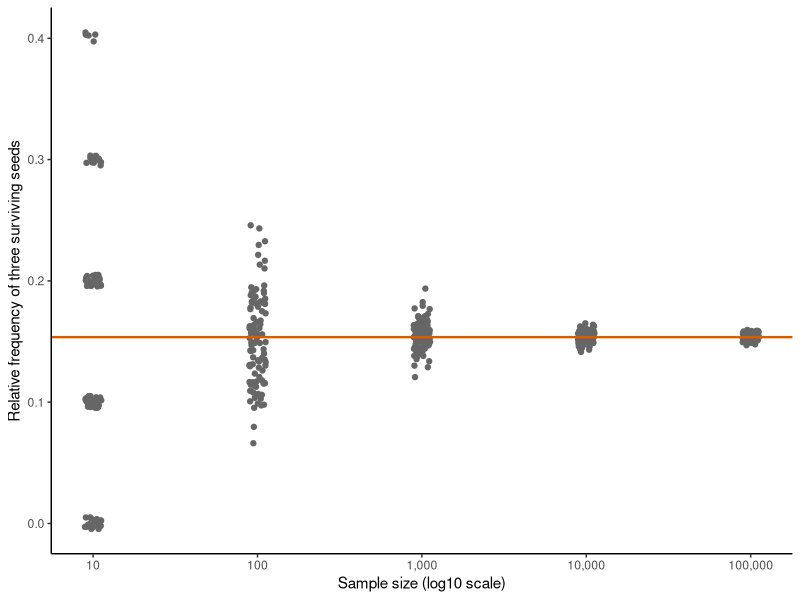
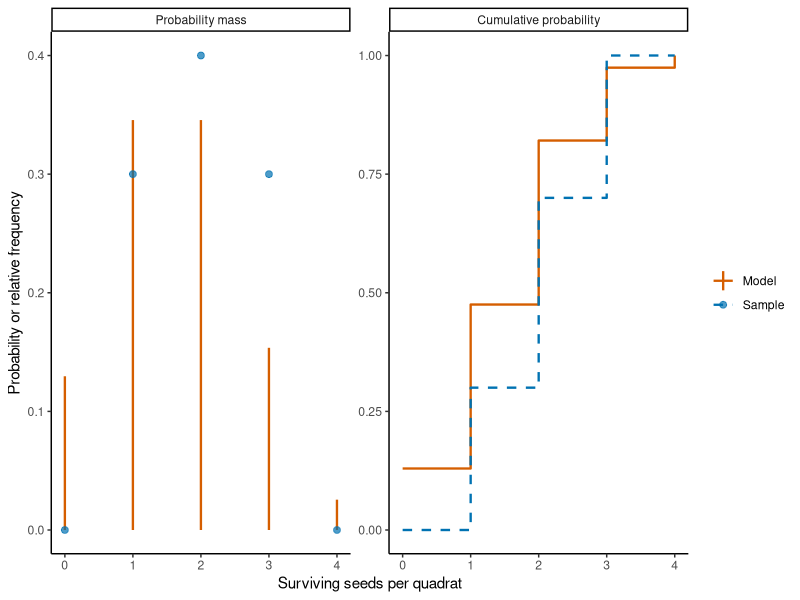
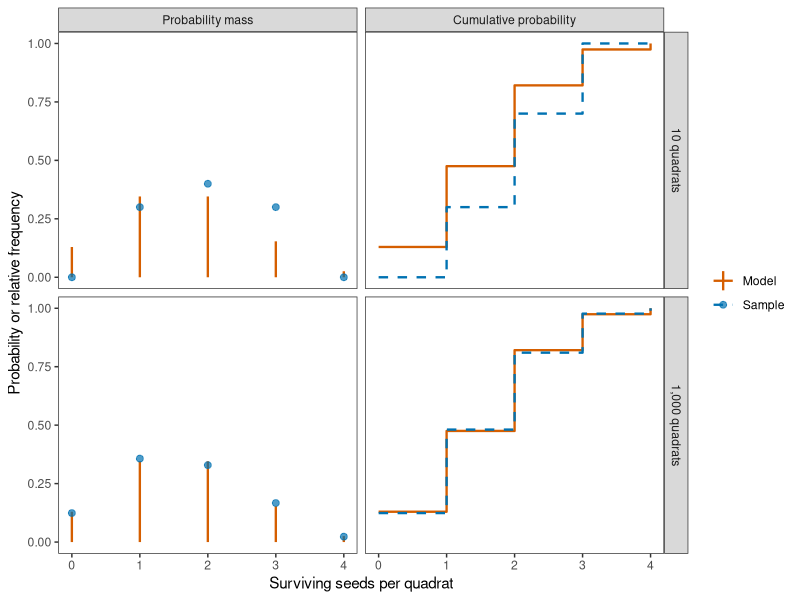
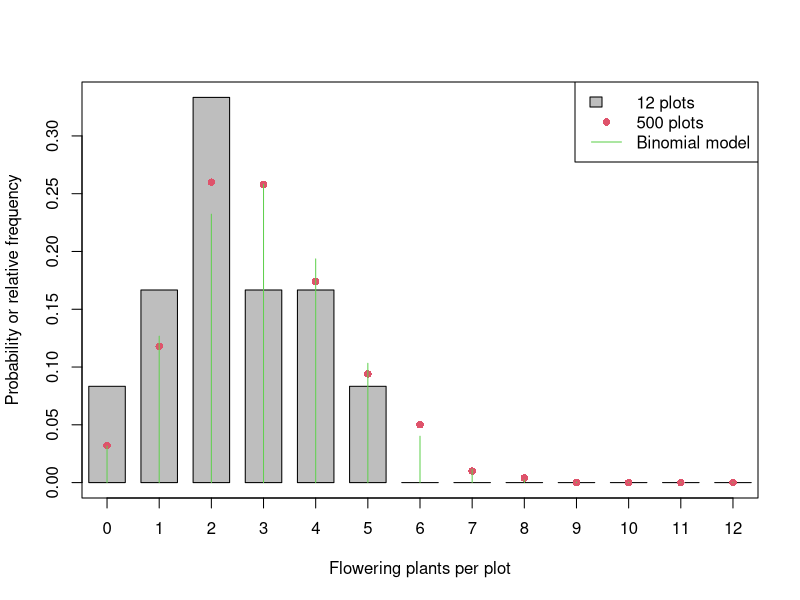
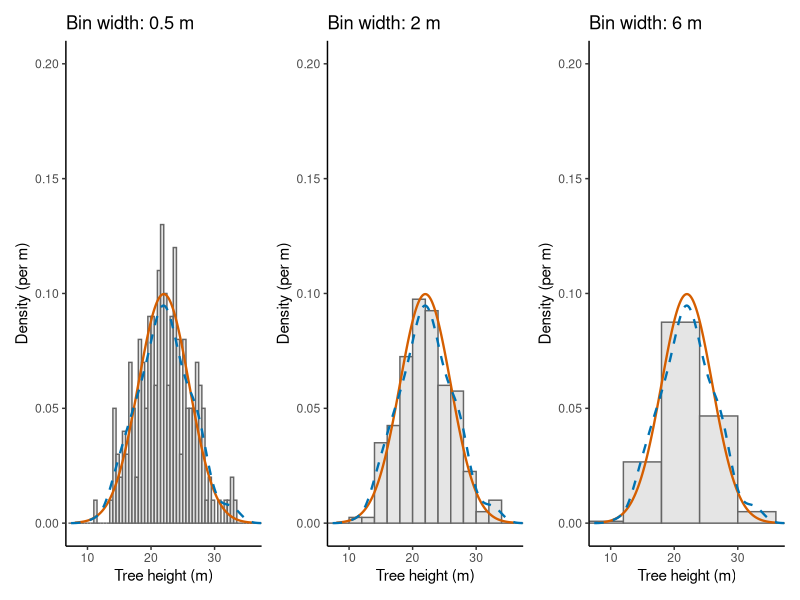
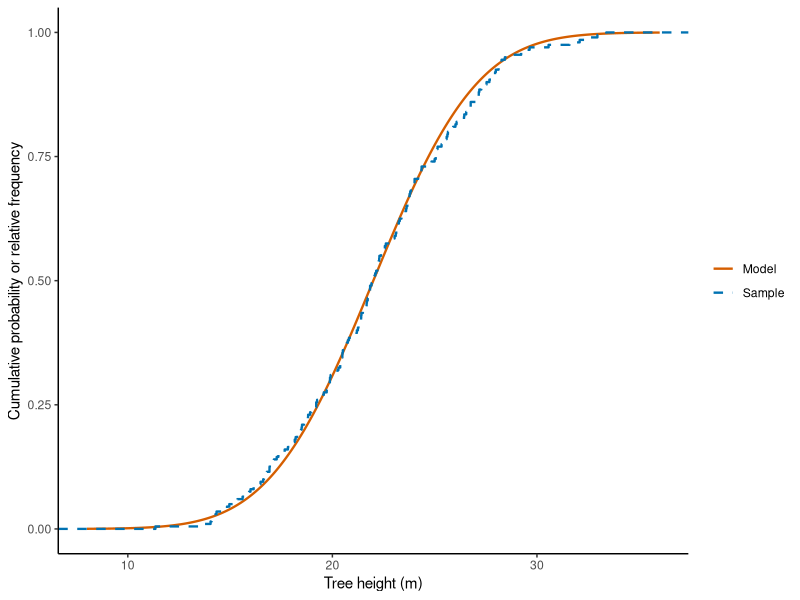
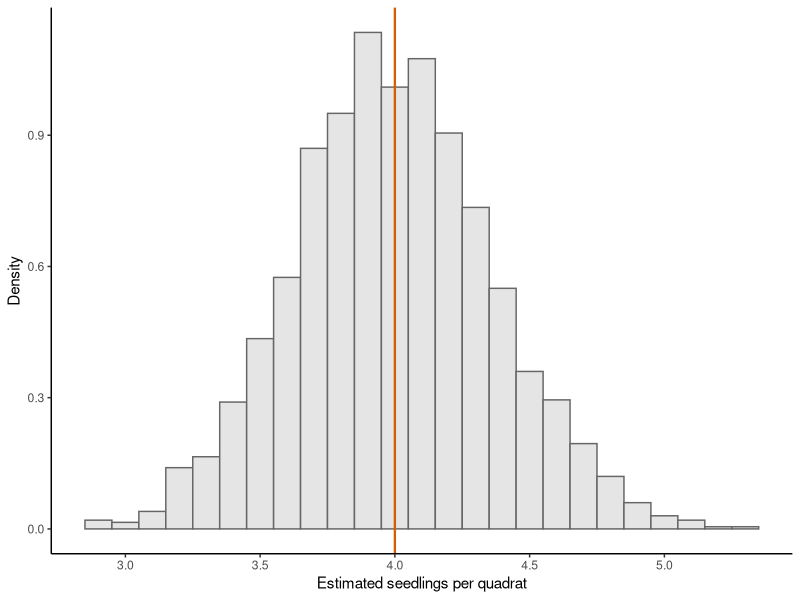
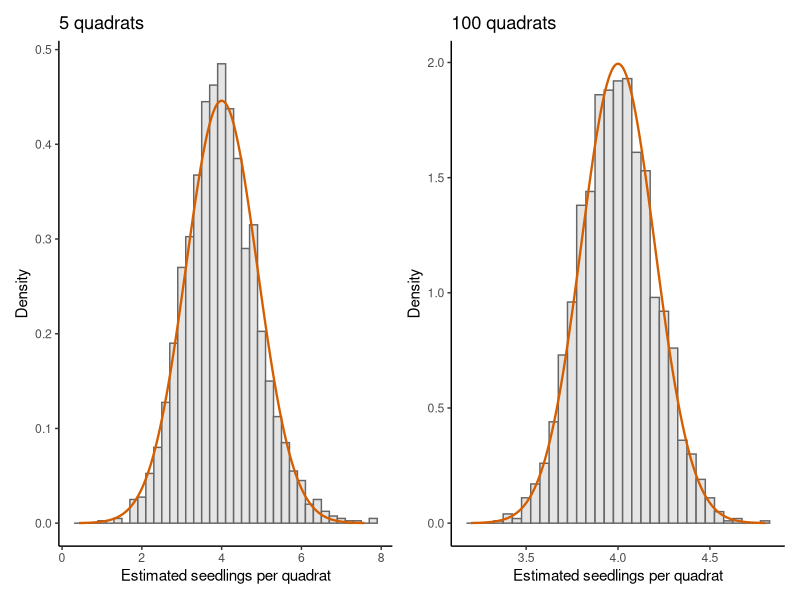

Reproduce these figures in R, in order.
## ---- chunk 1
#| include: false
# Load ggplot2 for the consistently formatted rendered figures in this chapter.
library(ggplot2)
## ---- chunk 2
# Parameters of the Binomial model of seed survival used in Chapter 2.
seed_count = 4
seed_survival_probability = 0.4
# Simulate ten quadrats from the Binomial model.
set.seed(seed = 123)
n_quadrats = 10
sample_survivors = rbinom(
  n = n_quadrats,
  size = seed_count,
  prob = seed_survival_probability
)
## ---- chunk 3
# Count each possible value and divide by the sample size.
seed_values = seq.int(from = 0, to = seed_count)
count_survivors = table(factor(x = sample_survivors, levels = seed_values))
relative_frequency = count_survivors / length(sample_survivors)
relative_frequency
## ---- chunk 4
# Put the sample frequencies beside the model probabilities for comparison.
data.frame(
  seed_count = seed_values,
  relative_frequency = as.numeric(x = relative_frequency),
  probability = dbinom(
    x = seed_values,
    size = seed_count,
    prob = seed_survival_probability
  )
)
## ---- chunk 5
# Compare relative frequencies for several sample sizes with the model.
set.seed(123)
sample_sizes = 10^(seq_len(length.out = 5))
seed_values = seq.int(from = 0, to = seed_count)

all_frequencies = matrix(NA, nrow = length(seed_values),
                         ncol = length(sample_sizes) + 1)
colnames(all_frequencies) = c(as.character(sample_sizes), "theory")

for (i in seq_along(sample_sizes)) {
  sample_survivors = rbinom(
    n = sample_sizes[i],
    size = seed_count,
    prob = seed_survival_probability
  )
  count_survivors = table(factor(
    x = sample_survivors,
    levels = seed_values
  ))
  all_frequencies[, i] = as.numeric(count_survivors) / sample_sizes[i]
}
all_frequencies[, length(sample_sizes) + 1] = dbinom(
  x = seed_values,
  size = seed_count,
  prob = seed_survival_probability
)
round(all_frequencies, 3)
## ---- chunk 6
#| echo: false
#| eval: true
#| label: fig-relative-frequency-convergence
#| fig-cap: "Relative frequencies of exactly three surviving seeds for simulated samples of different sizes. The horizontal line is the probability assigned by the Binomial distribution."
# Repeatedly simulate samples and retain the relative frequency of three survivors.
set.seed(seed = 20261003)
seed_count = 4
seed_survival_probability = 0.4
target_count = 3
sample_sizes = 10^(seq_len(length.out = 5))
n_repetitions = 100

repeated_frequencies = data.frame(
  sample_size = numeric(),
  relative_frequency = numeric()
)

for (sample_size in sample_sizes) {
  relative_frequency = numeric(length = n_repetitions)

  for (repetition in seq_len(n_repetitions)) {
    sample_survivors = rbinom(
      n = sample_size,
      size = seed_count,
      prob = seed_survival_probability
    )
    relative_frequency[repetition] = mean(sample_survivors == target_count)
  }

  repeated_frequencies = rbind(
    repeated_frequencies,
    data.frame(
      sample_size = sample_size,
      relative_frequency = relative_frequency
    )
  )
}

# Calculate the model probability that the figure uses as a reference line.
probability = dbinom(
  x = target_count,
  size = seed_count,
  prob = seed_survival_probability
)

ggplot(
  repeated_frequencies,
  aes(
    x = sample_size,
    y = relative_frequency,
    group = sample_size
  )
) +
  geom_point(colour = "grey40",
             position = position_jitter(width = 0.05, height = 0.005)) +
  geom_hline(
    yintercept = probability,
    colour = "#D55E00",
    linewidth = 0.8
  ) +
  scale_x_log10(
    breaks = sample_sizes,
    labels = c("10", "100", "1,000", "10,000", "100,000")
  ) +
  labs(
    x = "Sample size (log10 scale)",
    y = "Relative frequency of three surviving seeds"
  ) +
  theme_classic()
## ---- chunk 7
#| echo: false
#| eval: true
#| fig-width: 9
#| fig-height: 4
#| label: fig-ecdf
#| fig-cap: "Empirical and model distribution for a sample of ten quadrats in the example on seed survival."
# Simulate a sample and calculate its empirical distribution.
set.seed(142)
seed_count = 4
seed_survival_probability = 0.4
n_quadrats = 10
seed_values = seq.int(from = 0, to = seed_count)
model_mass = dbinom(
  x = seed_values, size = seed_count, prob = seed_survival_probability
)
model_cumulative = pbinom(
  q = seed_values, size = seed_count, prob = seed_survival_probability
)
sample_survivors = rbinom(
  n = n_quadrats, size = seed_count, prob = seed_survival_probability
)
count_survivors = table(factor(x = sample_survivors, levels = seed_values))
relative_frequency = as.numeric(count_survivors) / n_quadrats
cumulative_relative_frequency = cumsum(relative_frequency)

model_comparison_data = rbind(
  data.frame(
    surviving_seeds = seed_values,
    value = model_mass,
    quantity = "Probability mass",
    series = "Model"
  ),
  data.frame(
    surviving_seeds = seed_values,
    value = relative_frequency,
    quantity = "Probability mass",
    series = "Sample"
  ),
  data.frame(
    surviving_seeds = seed_values,
    value = model_cumulative,
    quantity = "Cumulative probability",
    series = "Model"
  ),
  data.frame(
    surviving_seeds = seed_values,
    value = cumulative_relative_frequency,
    quantity = "Cumulative probability",
    series = "Sample"
  )
)
model_comparison_data$quantity = factor(
  model_comparison_data$quantity,
  levels = c("Probability mass", "Cumulative probability")
)

# Use different geometries as well as colours to distinguish the model and sample.
ggplot() +
  geom_linerange(
    data = subset(
      model_comparison_data,
      quantity == "Probability mass" & series == "Model"
    ),
    aes(x = surviving_seeds, ymin = 0, ymax = value, colour = series),
    linewidth = 0.8
  ) +
  geom_point(
    data = subset(
      model_comparison_data,
      quantity == "Probability mass" & series == "Sample"
    ),
    aes(x = surviving_seeds, y = value, colour = series),
    alpha = 0.7,
    size = 2
  ) +
  geom_step(
    data = subset(model_comparison_data, quantity == "Cumulative probability"),
    aes(x = surviving_seeds, y = value, colour = series, linetype = series),
    direction = "hv",
    linewidth = 0.8
  ) +
  facet_wrap(~quantity, nrow = 1, scales = "free_y") +
  scale_colour_manual(values = c(Model = "#D55E00", Sample = "#0072B2")) +
  scale_linetype_manual(values = c(Model = "solid", Sample = "dashed")) +
  scale_x_continuous(breaks = seed_values) +
  labs(
    x = "Surviving seeds per quadrat",
    y = "Probability or relative frequency",
    colour = NULL,
    linetype = NULL
  ) +
  theme_classic()
## ---- chunk 8
# Simulate a small sample and calculate its weighted and ordinary means.
set.seed(123)
n_quadrats = 10
seed_count = 4
seed_survival_probability = 0.4
seed_values = seq.int(from = 0, to = seed_count)
sample_survivors = rbinom(
  n = n_quadrats, size = seed_count, prob = seed_survival_probability
)
count_survivors = table(factor(x = sample_survivors, levels = seed_values))
relative_frequency = as.numeric(count_survivors) / n_quadrats
weighted_average = sum(relative_frequency * seed_values)
sample_mean = mean(sample_survivors)
c(weighted_average, sample_mean)
## ---- chunk 9
# Calculate the variance of the empirical distribution
empirical_variance = sum((seed_values - weighted_average)^2 * relative_frequency)
sample_variance = var(sample_survivors)
c(empirical_variance, sample_variance)
## ---- chunk 10
# Use type = 1 so the empirical quantile is one of the observed counts.
quantile(x = sample_survivors, probs = 0.5, type = 1)
## ---- chunk 11
#| echo: false
#| eval: true
#| label: fig-ecdf-binom
#| fig-width: 9
#| fig-height: 8
#| fig-cap: "Model probabilities and sample frequencies for 10 quadrats (top) and 1,000 quadrats (bottom)."
# Compare empirical distributions at two sample sizes.
set.seed(142)
seed_count = 4
seed_survival_probability = 0.4
seed_values = seq.int(from = 0, to = seed_count)
sample_sizes = c(10, 1000)
model_mass = dbinom(
  x = seed_values, size = seed_count, prob = seed_survival_probability
)
model_cumulative = pbinom(
  q = seed_values, size = seed_count, prob = seed_survival_probability
)

# Store the model and empirical summaries for both sample sizes before plotting.
sample_comparison_data = data.frame()
for (n_quadrats in sample_sizes) {
  sample_survivors = rbinom(
    n = n_quadrats, size = seed_count, prob = seed_survival_probability
  )
  count_survivors = table(factor(x = sample_survivors, levels = seed_values))
  relative_frequency = as.numeric(count_survivors) / n_quadrats
  cumulative_relative_frequency = cumsum(relative_frequency)

  sample_size_label = paste(format(n_quadrats, big.mark = ","), "quadrats")
  sample_comparison_data = rbind(
    sample_comparison_data,
    data.frame(
      surviving_seeds = seed_values,
      value = model_mass,
      quantity = "Probability mass",
      series = "Model",
      sample_size = sample_size_label
    ),
    data.frame(
      surviving_seeds = seed_values,
      value = relative_frequency,
      quantity = "Probability mass",
      series = "Sample",
      sample_size = sample_size_label
    ),
    data.frame(
      surviving_seeds = seed_values,
      value = model_cumulative,
      quantity = "Cumulative probability",
      series = "Model",
      sample_size = sample_size_label
    ),
    data.frame(
      surviving_seeds = seed_values,
      value = cumulative_relative_frequency,
      quantity = "Cumulative probability",
      series = "Sample",
      sample_size = sample_size_label
    )
  )
}

sample_comparison_data$sample_size = factor(
  sample_comparison_data$sample_size,
  levels = c("10 quadrats", "1,000 quadrats")
)
sample_comparison_data$quantity = factor(
  sample_comparison_data$quantity,
  levels = c("Probability mass", "Cumulative probability")
)

# Compare each empirical distribution with the same model using matching panels.
ggplot() +
  geom_linerange(
    data = subset(
      sample_comparison_data,
      quantity == "Probability mass" & series == "Model"
    ),
    aes(x = surviving_seeds, ymin = 0, ymax = value, colour = series),
    linewidth = 0.8
  ) +
  geom_point(
    data = subset(
      sample_comparison_data,
      quantity == "Probability mass" & series == "Sample"
    ),
    aes(x = surviving_seeds, y = value, colour = series),
    alpha = 0.7,
    size = 2
  ) +
  geom_step(
    data = subset(sample_comparison_data, quantity == "Cumulative probability"),
    aes(x = surviving_seeds, y = value, colour = series, linetype = series),
    direction = "hv",
    linewidth = 0.8
  ) +
  facet_grid(sample_size ~ quantity, scales = "free_y") +
  scale_colour_manual(values = c(Model = "#D55E00", Sample = "#0072B2")) +
  scale_linetype_manual(values = c(Model = "solid", Sample = "dashed")) +
  scale_x_continuous(breaks = seed_values) +
  labs(
    x = "Surviving seeds per quadrat",
    y = "Probability or relative frequency",
    colour = NULL,
    linetype = NULL
  ) +
  theme_bw() + theme(panel.grid = element_blank())
## ---- chunk 12
# Simulate the two sample sizes and compare each with the same model.
set.seed(246)

plants_per_plot = 12
flowering_probability = 0.25

small_plot_counts = rbinom(
  n = 12,
  size = plants_per_plot,
  prob = flowering_probability
)
large_plot_counts = rbinom(
  n = 500,
  size = plants_per_plot,
  prob = flowering_probability
)

mean(small_plot_counts)
mean(large_plot_counts)

count_values = seq.int(from = 0, to = plants_per_plot)
small_plot_table = table(factor(
  x = small_plot_counts,
  levels = count_values
))
large_plot_table = table(factor(
  x = large_plot_counts,
  levels = count_values
))

small_frequency = as.numeric(small_plot_table) / length(small_plot_counts)
large_frequency = as.numeric(large_plot_table) / length(large_plot_counts)
model_mass = dbinom(
  x = count_values,
  size = plants_per_plot,
  prob = flowering_probability
)

small_frequency_data = data.frame(
  flowering_plants = count_values,
  probability = small_frequency,
  series = "12 plots"
)
large_frequency_data = data.frame(
  flowering_plants = count_values,
  probability = large_frequency,
  series = "500 plots"
)
model_mass_data = data.frame(
  flowering_plants = count_values,
  probability = model_mass,
  series = "Binomial model"
)

# Use bars for one empirical distribution, points for the other, and lines for the model.
# Set common axis limits
all_probabilities = c(
  small_frequency_data$probability,
  large_frequency_data$probability,
  model_mass_data$probability
)

plot(
  NA,
  xlim = range(count_values),
  ylim = c(0, max(all_probabilities)),
  xaxt = "n",
  xlab = "Flowering plants per plot",
  ylab = "Probability or relative frequency"
)

axis(1, at = count_values)

# Draw bars for the small empirical distribution
with(
  small_frequency_data,
  rect(
    flowering_plants - 0.35,
    0,
    flowering_plants + 0.35,
    probability,
    col = "grey",
    border = 1
  )
)

# Add points for the large empirical distribution
with(
  large_frequency_data,
  points(
    flowering_plants,
    probability,
    pch = 16,
    col = 2
  )
)

# Add vertical lines for the model distribution
with(
  model_mass_data,
  segments(
    flowering_plants,
    0,
    flowering_plants,
    probability,
    col = 3
  )
)

# Add one legend for all three series
legend(
  "topright",
  legend = c("12 plots", "500 plots", "Binomial model"),
  col = c(1, 2, 3),
  fill = c("grey", NA, NA),
  border = c(1, NA, NA),
  pch = c(NA, 16, NA),
  lty = c(0, 0, 1)
)
## ---- chunk 13
# Simulate the heights (in m) of 200 trees from the Normal model.
set.seed(seed = 73)
height_sample = rnorm(n = 200, mean = 22, sd = 4)
## ---- chunk 14
# Relative frequency of heights between 20 and 22 m in the sample.
mean(height_sample > 20 & height_sample <= 22)
# Probability that the model assigns to the same interval.
pnorm(q = 22, mean = 22, sd = 4) - pnorm(q = 20, mean = 22, sd = 4)
## ---- chunk 15
# Kernel density estimate of the sample; bw is the bandwidth that R chose (in m).
height_density = density(x = height_sample)
height_density$bw
## ---- chunk 16
#| echo: false
#| label: fig-histogram_density
#| fig-width: 10
#| fig-height: 3.5
#| fig-cap: "Density-scaled histograms of 200 simulated tree heights with bins of 0.5 m, 2 m and 6 m. The solid line is the density of the Normal model and the dashed line is the kernel density estimate of the sample."
library(patchwork)

# Density of the model and kernel density estimate of the sample on the same grid.
height_grid = seq(from = 8, to = 36, length.out = 300)
model_curve = data.frame(
  height = height_grid,
  density = dnorm(x = height_grid, mean = 22, sd = 4)
)
kernel_curve = data.frame(height = height_density$x, density = height_density$y)
height_data = data.frame(height = height_sample)

# Draw one density-scaled histogram for a given bin width.
plot_histogram = function(bin_width) {
  ggplot(height_data, aes(x = height)) +
    geom_histogram(
      aes(y = after_stat(density)),
      binwidth = bin_width,
      boundary = 0,
      fill = "grey90",
      colour = "grey40"
    ) +
    geom_line(
      data = model_curve,
      aes(x = height, y = density),
      colour = "#D55E00",
      linewidth = 0.8
    ) +
    geom_line(
      data = kernel_curve,
      aes(x = height, y = density),
      colour = "#0072B2",
      linetype = "dashed",
      linewidth = 0.8
    ) +
    coord_cartesian(xlim = c(8, 36), ylim = c(0, 0.2)) +
    labs(
      title = paste("Bin width:", bin_width, "m"),
      x = "Tree height (m)",
      y = "Density (per m)"
    ) +
    theme_classic()
}

plot_histogram(bin_width = 0.5) |
  plot_histogram(bin_width = 2) |
  plot_histogram(bin_width = 6)
## ---- chunk 17
# ecdf() returns a function; evaluate it at a height of 26 m.
height_ecdf = ecdf(height_sample)
height_ecdf(26)
# Cumulative probability of the model at the same height.
pnorm(q = 26, mean = 22, sd = 4)
## ---- chunk 18
#| echo: false
#| label: fig-ecdf_normal
#| fig-cap: "Empirical cumulative distribution of 200 simulated tree heights (dashed steps) and cumulative probability function of the Normal model (solid line)."
# Cumulative probability of the model on the same grid of heights.
model_cumulative_curve = data.frame(
  height = height_grid,
  cumulative = pnorm(q = height_grid, mean = 22, sd = 4)
)

ggplot() +
  geom_line(
    data = model_cumulative_curve,
    aes(x = height, y = cumulative, colour = "Model", linetype = "Model"),
    linewidth = 0.8
  ) +
  stat_ecdf(
    data = height_data,
    aes(x = height, colour = "Sample", linetype = "Sample"),
    geom = "step",
    linewidth = 0.8
  ) +
  scale_colour_manual(values = c(Model = "#D55E00", Sample = "#0072B2")) +
  scale_linetype_manual(values = c(Model = "solid", Sample = "dashed")) +
  labs(
    x = "Tree height (m)",
    y = "Cumulative probability or relative frequency",
    colour = NULL,
    linetype = NULL
  ) +
  theme_classic()
## ---- chunk 19
# Seedling counts from ten illustrative quadrats.
seedling_counts = c(3, 5, 2, 7, 4, 3, 4, 1, 6, 5)
# Mean of the sample (seedlings per quadrat).
mean(seedling_counts)
## ---- chunk 20
# Parameter of the model, sample size and number of repeated samples.
set.seed(seed = 401)
true_lambda = 4
n_quadrats = 30
n_studies = 2000

# replicate() runs the expression n times and collects the results in a vector.
# Each run simulates one sample of 30 quadrats and returns its estimate of lambda.
lambda_estimates = replicate(
  n = n_studies,
  expr = mean(rpois(n = n_quadrats, lambda = true_lambda))
)

# Mean and standard deviation of the 2,000 estimates.
mean(lambda_estimates)
sd(lambda_estimates)
## ---- chunk 21
#| echo: false
#| label: fig-sampling_distribution
#| fig-cap: "Estimates of the mean seedling count from 2,000 simulated samples of 30 quadrats each. The vertical line is the value of the parameter used in the simulation."
# Plot the simulated sampling distribution and mark the parameter of the model.
ggplot(data.frame(estimate = lambda_estimates), aes(x = estimate)) +
  geom_histogram(
    aes(y = after_stat(density)),
    binwidth = 0.1,
    center = true_lambda,
    fill = "grey90",
    colour = "grey40"
  ) +
  geom_vline(xintercept = true_lambda, colour = "#D55E00", linewidth = 0.8) +
  labs(
    x = "Estimated seedlings per quadrat",
    y = "Density"
  ) +
  theme_classic()
## ---- chunk 22
# Compare the simulated bias and variance with the variance derived from the model.
c(
  simulated_bias = mean(lambda_estimates) - true_lambda,
  simulated_variance = var(lambda_estimates),
  model_variance = true_lambda / n_quadrats
)
## ---- chunk 23
# Average squared distance between the estimates and the parameter.
mean((lambda_estimates - true_lambda)^2)
## ---- chunk 24
# Estimate of lambda and number of quadrats in the sample.
lambda_hat = mean(seedling_counts)
n_counts = length(seedling_counts)
# Plug the estimate into the formula of the standard error.
estimated_se = sqrt(lambda_hat / n_counts)
estimated_se
## ---- chunk 25
# 0.975 quantile of the standard Normal distribution.
critical_value = qnorm(p = 0.975)
# Lower and upper endpoints of the interval.
interval = lambda_hat + c(-1, 1) * critical_value * estimated_se
interval
## ---- chunk 26
# Parameter of the model, sample size and number of repeated samples.
set.seed(seed = 402)
true_lambda = 4
n_quadrats = 30
n_studies = 2000
critical_value = qnorm(p = 0.975)

# Each repetition returns TRUE if the interval of that sample contains lambda.
covered = replicate(
  n = n_studies,
  expr = {
    # Simulate one sample and calculate its estimate and standard error.
    counts = rpois(n = n_quadrats, lambda = true_lambda)
    estimate = mean(counts)
    se = sqrt(estimate / n_quadrats)
    # Calculate the endpoints and check whether lambda lies between them.
    lower = estimate - critical_value * se
    upper = estimate + critical_value * se
    lower <= true_lambda && true_lambda <= upper
  }
)

# The mean of TRUE and FALSE values is the fraction of TRUE values.
mean(covered)
## ---- chunk 27
# Simulate the heights (in m) of 25 trees from the Normal model.
set.seed(seed = 403)
tree_heights = rnorm(n = 25, mean = 22, sd = 4)

# Mean of the sample and the two estimates of the variance.
height_mean = mean(tree_heights)
variance_mm = mean((tree_heights - height_mean)^2)
variance_with_var = var(tree_heights)

c(
  mean_m = height_mean,
  variance_mm_m2 = variance_mm,
  variance_with_var_m2 = variance_with_var
)
## ---- chunk 28
# Sample size and estimated standard error of the mean height.
n_trees = length(tree_heights)
height_se = sd(tree_heights) / sqrt(n_trees)
# 0.975 quantile of the t distribution with n - 1 degrees of freedom.
t_critical = qt(p = 0.975, df = n_trees - 1)
# Lower and upper endpoints of the interval.
height_interval = height_mean + c(-1, 1) * t_critical * height_se
height_interval
## ---- chunk 29
#| echo: false
#| label: fig-asymptotic_normality
#| fig-width: 9
#| fig-height: 4
#| fig-cap: "Sampling distributions of the mean seedling count for samples of 5 and 100 quadrats (2,000 simulated samples each) under a Poisson model with a mean of 4. The curves are the Normal approximations."
# Simulate the sampling distribution of the mean for two sample sizes.
set.seed(seed = 404)
true_lambda = 4
sample_sizes = c(5, 100)

# Draw the simulated sampling distribution with its Normal approximation.
plot_sampling_distribution = function(sample_size, bin_width) {
  # One estimate of lambda per simulated sample.
  estimates = replicate(
    n = 2000,
    expr = mean(rpois(n = sample_size, lambda = true_lambda))
  )
  # Normal approximation with the standard error derived from the model.
  model_se = sqrt(true_lambda / sample_size)
  estimate_grid = seq(
    from = true_lambda - 4 * model_se,
    to = true_lambda + 4 * model_se,
    length.out = 200
  )
  approximation = data.frame(
    estimate = estimate_grid,
    density = dnorm(x = estimate_grid, mean = true_lambda, sd = model_se)
  )
  ggplot(data.frame(estimate = estimates), aes(x = estimate)) +
    geom_histogram(
      aes(y = after_stat(density)),
      binwidth = bin_width,
      center = true_lambda,
      fill = "grey90",
      colour = "grey40"
    ) +
    geom_line(
      data = approximation,
      aes(x = estimate, y = density),
      colour = "#D55E00",
      linewidth = 0.8
    ) +
    labs(
      title = paste(sample_size, "quadrats"),
      x = "Estimated seedlings per quadrat",
      y = "Density"
    ) +
    theme_classic()
}

plot_sampling_distribution(sample_size = 5, bin_width = 0.2) |
  plot_sampling_distribution(sample_size = 100, bin_width = 0.05)
